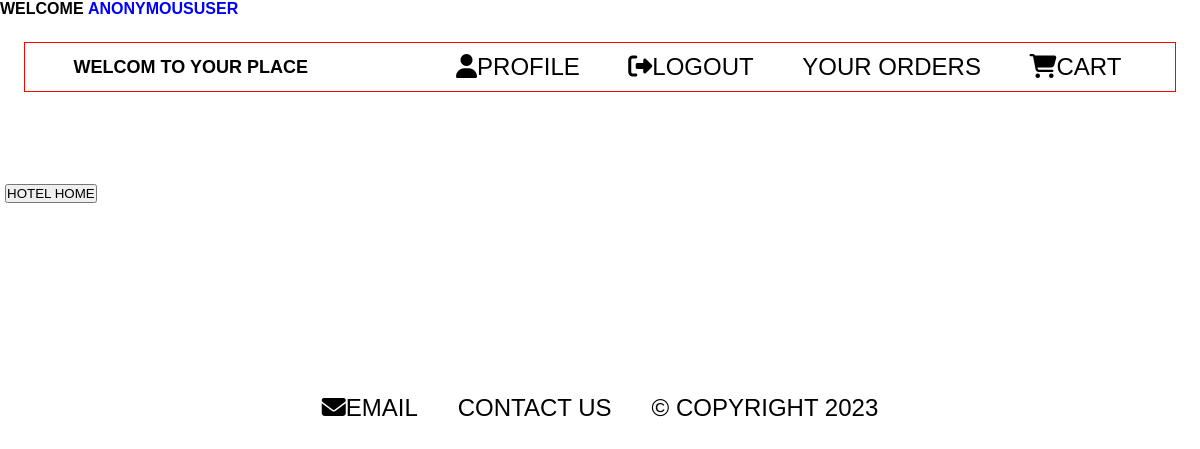
The page /proapp18/category_user/7/ on the database as committed earlier.
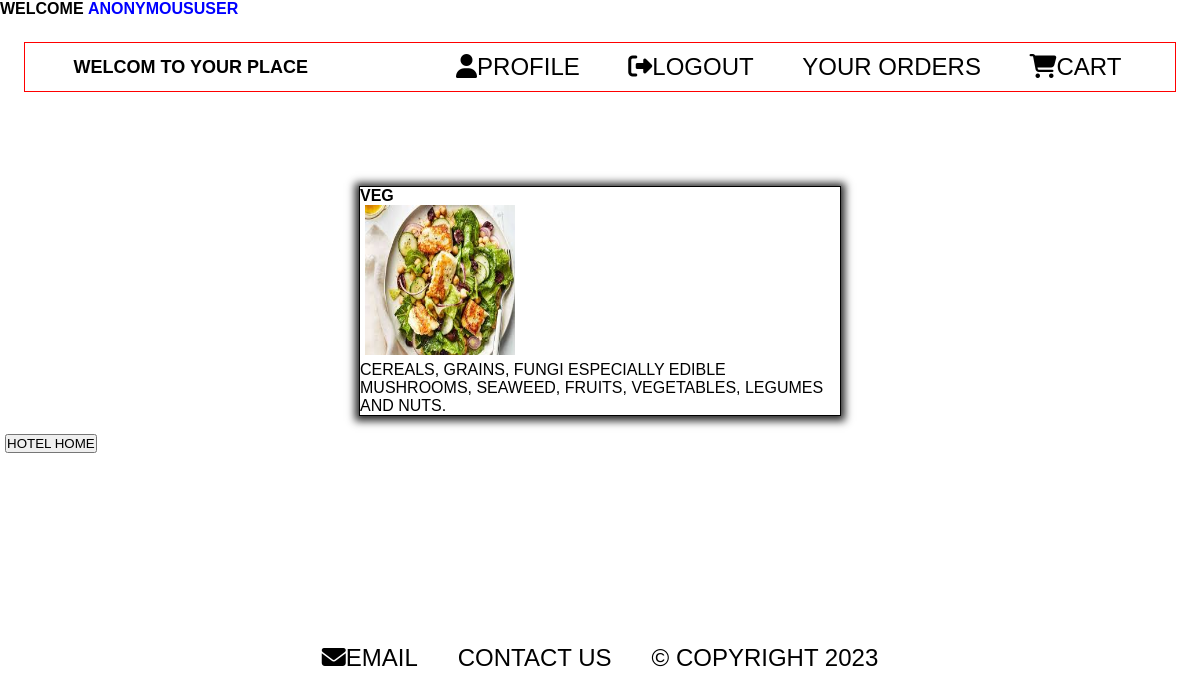
The same page on the database as committed later.
### crud_app/models.py (models this page shows, shortened)
class category_model(models.Model):
    category_id=models.AutoField(primary_key=True)
    hotel_id=models.IntegerField()
    category_name=models.CharField(max_length=30)
    category_desc=models.TextField()
    category_image=models.ImageField()

### proapp18/views.py (the view)
def category_user_view(request,pk):
    res=category_model.objects.filter(hotel_id=pk)
    return render(request=request,template_name='customer_cate.html',context={'data':res,'hotel_id':pk})

### proapp18/templates/customer_cate.html (shortened to what this page needs)
<!DOCTYPE html>
<html lang="en">
<head>
</head>
<body>
    <div>
 {% include 'partials/_category_header.html' %}
</div>
<div id="cust-category">
    {% if data %}
        {% for i in data %}
        <div id="cust-items">
            <h4>{{i.category_name}}</h4>
            <a href="{% url 'proapp18:items_user' hotel=i.hotel_id  category=i.category_id %}"><img src="{{i.category_image.url}}" alt="" height="150px" width="150px"></a>
            <p>{{i.category_desc}}</p>
        </div>
        {% endfor %}
    {% endif %}
</div>
<a href="{% url 'proapp18:home'%}"><button>Hotel home</button></a>
{% include 'partials/_footer.html' %}
</body>
</html>

Rows that differ between the two databases and show on the page:
added category_model: category_name "VEG", category_image (picture), category_desc "CEREALS, GRAINS, FUNGI ESPECIALLY EDIBLE MUSHROOMS, SEAWEED, FRUITS, VEGETABLES, LEGUMES AND NUTS."
